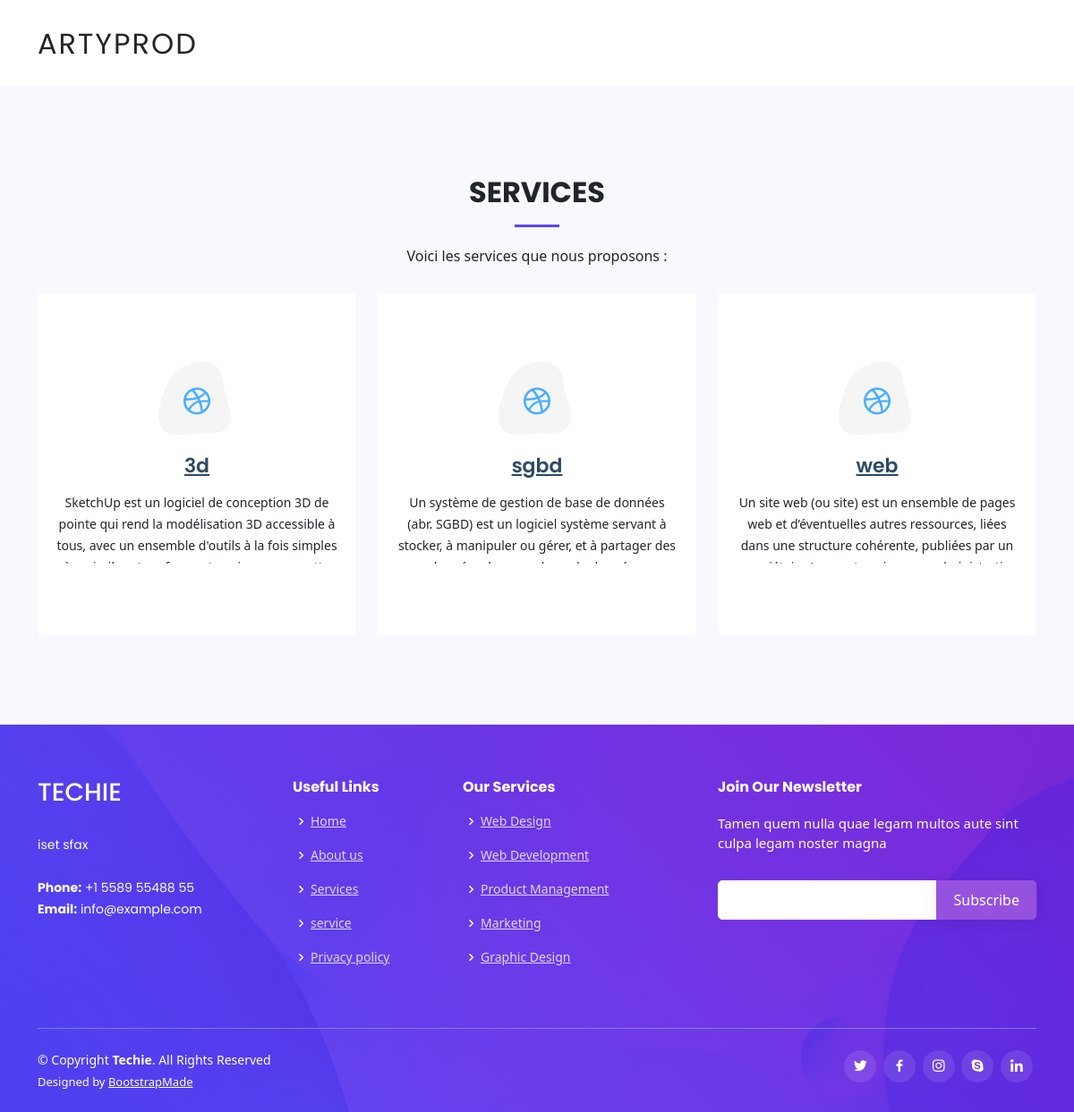
Page /services/ on the committed database.
### projet/models.py (models this page shows, shortened)
class Service(models.Model):
    type = models.CharField(max_length=100)
    nom = models.CharField(max_length=100, default='')
    description = models.TextField()

### projet/views.py (the view)
# urls.py: path('services/', services_view, name='services'),
def services_view(request):
    services = Service.objects.all()
    context = {'services': services}
    return render(request, 'Interface/services.html', context)

### projet/templates/Interface/services.html (shortened to what this page needs)
{% extends 'projet/base.html' %}
{% block content %}
<section id="services" class="services section-bg">
  <div class="container">
    <div class="section-title">
      <h2>Services</h2>
      <p>Voici les services que nous proposons :</p>
    </div>
    <div class="row row-cols-3 gy-4">
      {% for service in services %}
      <div class="col d-flex align-items-stretch" data-aos="zoom-in" data-aos-delay="100">
        <div class="icon-box iconbox-blue">
          <div class="icon">
            <i class="bx bxl-dribbble"></i>
          </div>
          <h4><a href="">{{ service.nom }}</a></h4>
          <p class="description-truncate">{{ service.description }}</p>
        </div>
      </div>
      {% endfor %}
    </div>
  </div>
</section>
{% endblock %}

### projet/static/assets/css/style.css (style rules this page uses)
body { font-family: "Open Sans", sans-serif; color: #444444; }
a { color: #5846f9; text-decoration: none; }
h1, h2, h3, h4, h5, h6 { font-family: "Poppins", sans-serif; }
section { padding: 100px 0; overflow: hidden; }
.section-bg { background-color: #f9f8ff; }
.section-title { text-align: center; padding-bottom: 30px; }
.section-title h2 { font-size: 32px; font-weight: bold; text-transform: uppercase; margin-bottom: 20px; padding-bottom: 20px; position: relative; }
.section-title h2::after { content: ""; position: absolute; display: block; width: 50px; height: 3px; background: #5846f9; bottom: 0; left: calc(50% - 25px); }
.section-title p { margin-bottom: 0; }
.services .icon-box { text-align: center; padding: 70px 20px 80px 20px; transition: all ease-in-out 0.3s; background: #fff; }
.services .icon-box .icon { margin: 0 auto; width: 100px; height: 100px; display: flex; align-items: center; justify-content: center; transition: ease-in-out 0.3s; position: relative; }
.services .icon-box .icon i { font-size: 36px; transition: 0.5s; position: relative; }
.services .icon-box .icon svg { position: absolute; top: 0; left: 0; }
.services .icon-box h4 { font-weight: 600; margin: 10px 0 15px 0; font-size: 22px; }
.services .icon-box h4 a { color: #2c4964; transition: ease-in-out 0.3s; }
.services .icon-box p { line-height: 24px; font-size: 14px; margin-bottom: 0; }
.services .iconbox-blue i { color: #47aeff; }

### projet/templates/Interface/services.html (style rules this page uses)
.description-truncate { height: 80px; overflow: hidden; text-overflow: ellipsis; }

### rows in the picture
Service: nom "3d", description "SketchUp est un logiciel de conception 3D de pointe qui rend la modélisation 3D accessible à tous, avec un ensemble d'outils à la fois simples…"
Service: nom "sgbd", description "Un système de gestion de base de données (abr. SGBD) est un logiciel système servant à stocker, à manipuler ou gérer, et à partager des…"
Service: nom "web", description "Un site web (ou site) est un ensemble de pages web et d’éventuelles autres ressources, liées dans une structure cohérente, publiées par un…"
